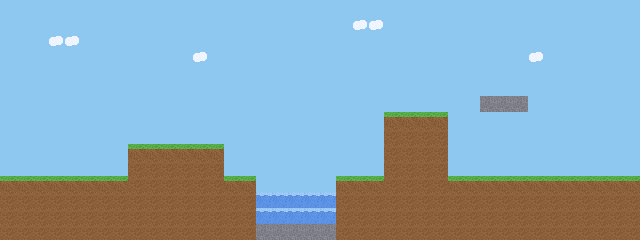

A level layout from a 2D game, rendered from its tile map. Below: a short description, then the map file with its tile-grid data intact:
An orthogonal 40x15 tile map with 16x16 px tiles, 3 tile layers (Clouds, Ground, Water) and 7 objects (6x Coin, Spawn).

<map version="1.10" tiledversion="1.11.0" orientation="orthogonal" renderorder="right-down" width="40" height="15" tilewidth="16" tileheight="16" infinite="0" backgroundcolor="#8ec8f0" nextlayerid="5" nextobjectid="8">
 <properties>
  <property name="title" value="Meadow" />
 </properties>
 <tileset firstgid="1" source="meadow.tsx" />
 <layer id="1" name="Clouds" width="40" height="15" parallaxx="0.3" parallaxy="0.3">
  <data encoding="csv">
0,0,0,0,0,0,0,0,0,0,0,0,0,0,0,0,0,0,0,0,0,0,0,0,0,0,0,0,0,0,0,0,0,0,0,0,0,0,0,0,
0,0,0,0,0,0,0,0,0,0,0,0,0,0,0,0,0,0,0,0,0,0,7,7,0,0,0,0,0,0,0,0,0,0,0,0,0,0,0,0,
0,0,0,7,7,0,0,0,0,0,0,0,0,0,0,0,0,0,0,0,0,0,0,0,0,0,0,0,0,0,0,0,0,0,0,0,0,0,0,0,
0,0,0,0,0,0,0,0,0,0,0,0,7,0,0,0,0,0,0,0,0,0,0,0,0,0,0,0,0,0,0,0,0,7,0,0,0,0,0,0,
0,0,0,0,0,0,0,0,0,0,0,0,0,0,0,0,0,0,0,0,0,0,0,0,0,0,0,0,0,0,0,0,0,0,0,0,0,0,0,0,
0,0,0,0,0,0,0,0,0,0,0,0,0,0,0,0,0,0,0,0,0,0,0,0,0,0,0,0,0,0,0,0,0,0,0,0,0,0,0,0,
0,0,0,0,0,0,0,0,0,0,0,0,0,0,0,0,0,0,0,0,0,0,0,0,0,0,0,0,0,0,0,0,0,0,0,0,0,0,0,0,
0,0,0,0,0,0,0,0,0,0,0,0,0,0,0,0,0,0,0,0,0,0,0,0,0,0,0,0,0,0,0,0,0,0,0,0,0,0,0,0,
0,0,0,0,0,0,0,0,0,0,0,0,0,0,0,0,0,0,0,0,0,0,0,0,0,0,0,0,0,0,0,0,0,0,0,0,0,0,0,0,
0,0,0,0,0,0,0,0,0,0,0,0,0,0,0,0,0,0,0,0,0,0,0,0,0,0,0,0,0,0,0,0,0,0,0,0,0,0,0,0,
0,0,0,0,0,0,0,0,0,0,0,0,0,0,0,0,0,0,0,0,0,0,0,0,0,0,0,0,0,0,0,0,0,0,0,0,0,0,0,0,
0,0,0,0,0,0,0,0,0,0,0,0,0,0,0,0,0,0,0,0,0,0,0,0,0,0,0,0,0,0,0,0,0,0,0,0,0,0,0,0,
0,0,0,0,0,0,0,0,0,0,0,0,0,0,0,0,0,0,0,0,0,0,0,0,0,0,0,0,0,0,0,0,0,0,0,0,0,0,0,0,
0,0,0,0,0,0,0,0,0,0,0,0,0,0,0,0,0,0,0,0,0,0,0,0,0,0,0,0,0,0,0,0,0,0,0,0,0,0,0,0,
0,0,0,0,0,0,0,0,0,0,0,0,0,0,0,0,0,0,0,0,0,0,0,0,0,0,0,0,0,0,0,0,0,0,0,0,0,0,0,0
</data>
 </layer>
 <layer id="2" name="Ground" width="40" height="15">
  <data encoding="csv">
0,0,0,0,0,0,0,0,0,0,0,0,0,0,0,0,0,0,0,0,0,0,0,0,0,0,0,0,0,0,0,0,0,0,0,0,0,0,0,0,
0,0,0,0,0,0,0,0,0,0,0,0,0,0,0,0,0,0,0,0,0,0,0,0,0,0,0,0,0,0,0,0,0,0,0,0,0,0,0,0,
0,0,0,0,0,0,0,0,0,0,0,0,0,0,0,0,0,0,0,0,0,0,0,0,0,0,0,0,0,0,0,0,0,0,0,0,0,0,0,0,
0,0,0,0,0,0,0,0,0,0,0,0,0,0,0,0,0,0,0,0,0,0,0,0,0,0,0,0,0,0,0,0,0,0,0,0,0,0,0,0,
0,0,0,0,0,0,0,0,0,0,0,0,0,0,0,0,0,0,0,0,0,0,0,0,0,0,0,0,0,0,0,0,0,0,0,0,0,0,0,0,
0,0,0,0,0,0,0,0,0,0,0,0,0,0,0,0,0,0,0,0,0,0,0,0,0,0,0,0,0,0,0,0,0,0,0,0,0,0,0,0,
0,0,0,0,0,0,0,0,0,0,0,0,0,0,0,0,0,0,0,0,0,0,0,0,0,0,0,0,0,0,8,8,8,0,0,0,0,0,0,0,
0,0,0,0,0,0,0,0,0,0,0,0,0,0,0,0,0,0,0,0,0,0,0,0,2,2,2,2,0,0,0,0,0,0,0,0,0,0,0,0,
0,0,0,0,0,0,0,0,0,0,0,0,0,0,0,0,0,0,0,0,0,0,0,0,3,3,3,3,0,0,0,0,0,0,0,0,0,0,0,0,
0,0,0,0,0,0,0,0,2,2,2,2,2,2,0,0,0,0,0,0,0,0,0,0,3,3,3,3,0,0,0,0,0,0,0,0,0,0,0,0,
0,0,0,0,0,0,0,0,3,3,3,3,3,3,0,0,0,0,0,0,0,0,0,0,3,3,3,3,0,0,0,0,0,0,0,0,0,0,0,0,
2,2,2,2,2,2,2,2,3,3,3,3,3,3,2,2,0,0,0,0,0,2,2,2,3,3,3,3,2,2,2,2,2,2,2,2,2,2,2,2,
3,3,3,3,3,3,3,3,3,3,3,3,3,3,3,3,0,0,0,0,0,3,3,3,3,3,3,3,3,3,3,3,3,3,3,3,3,3,3,3,
3,3,3,3,3,3,3,3,3,3,3,3,3,3,3,3,0,0,0,0,0,3,3,3,3,3,3,3,3,3,3,3,3,3,3,3,3,3,3,3,
3,3,3,3,3,3,3,3,3,3,3,3,3,3,3,3,8,8,8,8,8,3,3,3,3,3,3,3,3,3,3,3,3,3,3,3,3,3,3,3
</data>
 </layer>
 <objectgroup id="3" name="Objects">
  <object id="1" name="Start" type="Spawn" x="48" y="120">
   <point />
  </object>
  <object id="2" type="Coin" gid="6" x="160" y="128" width="16" height="16" />
  <object id="3" type="Coin" gid="6" x="176" y="128" width="16" height="16" />
  <object id="4" type="Coin" gid="6" x="288" y="160" width="16" height="16" />
  <object id="5" type="Coin" gid="6" x="416" y="96" width="16" height="16" />
  <object id="6" type="Coin" gid="6" x="496" y="80" width="16" height="16" />
  <object id="7" type="Coin" gid="6" x="576" y="160" width="16" height="16" />
 </objectgroup>
 <layer id="4" name="Water" width="40" height="15" opacity="0.8">
  <data encoding="csv">
0,0,0,0,0,0,0,0,0,0,0,0,0,0,0,0,0,0,0,0,0,0,0,0,0,0,0,0,0,0,0,0,0,0,0,0,0,0,0,0,
0,0,0,0,0,0,0,0,0,0,0,0,0,0,0,0,0,0,0,0,0,0,0,0,0,0,0,0,0,0,0,0,0,0,0,0,0,0,0,0,
0,0,0,0,0,0,0,0,0,0,0,0,0,0,0,0,0,0,0,0,0,0,0,0,0,0,0,0,0,0,0,0,0,0,0,0,0,0,0,0,
0,0,0,0,0,0,0,0,0,0,0,0,0,0,0,0,0,0,0,0,0,0,0,0,0,0,0,0,0,0,0,0,0,0,0,0,0,0,0,0,
0,0,0,0,0,0,0,0,0,0,0,0,0,0,0,0,0,0,0,0,0,0,0,0,0,0,0,0,0,0,0,0,0,0,0,0,0,0,0,0,
0,0,0,0,0,0,0,0,0,0,0,0,0,0,0,0,0,0,0,0,0,0,0,0,0,0,0,0,0,0,0,0,0,0,0,0,0,0,0,0,
0,0,0,0,0,0,0,0,0,0,0,0,0,0,0,0,0,0,0,0,0,0,0,0,0,0,0,0,0,0,0,0,0,0,0,0,0,0,0,0,
0,0,0,0,0,0,0,0,0,0,0,0,0,0,0,0,0,0,0,0,0,0,0,0,0,0,0,0,0,0,0,0,0,0,0,0,0,0,0,0,
0,0,0,0,0,0,0,0,0,0,0,0,0,0,0,0,0,0,0,0,0,0,0,0,0,0,0,0,0,0,0,0,0,0,0,0,0,0,0,0,
0,0,0,0,0,0,0,0,0,0,0,0,0,0,0,0,0,0,0,0,0,0,0,0,0,0,0,0,0,0,0,0,0,0,0,0,0,0,0,0,
0,0,0,0,0,0,0,0,0,0,0,0,0,0,0,0,0,0,0,0,0,0,0,0,0,0,0,0,0,0,0,0,0,0,0,0,0,0,0,0,
0,0,0,0,0,0,0,0,0,0,0,0,0,0,0,0,0,0,0,0,0,0,0,0,0,0,0,0,0,0,0,0,0,0,0,0,0,0,0,0,
0,0,0,0,0,0,0,0,0,0,0,0,0,0,0,0,4,4,4,4,4,0,0,0,0,0,0,0,0,0,0,0,0,0,0,0,0,0,0,0,
0,0,0,0,0,0,0,0,0,0,0,0,0,0,0,0,4,4,4,4,4,0,0,0,0,0,0,0,0,0,0,0,0,0,0,0,0,0,0,0,
0,0,0,0,0,0,0,0,0,0,0,0,0,0,0,0,0,0,0,0,0,0,0,0,0,0,0,0,0,0,0,0,0,0,0,0,0,0,0,0
</data>
 </layer>
</map>
